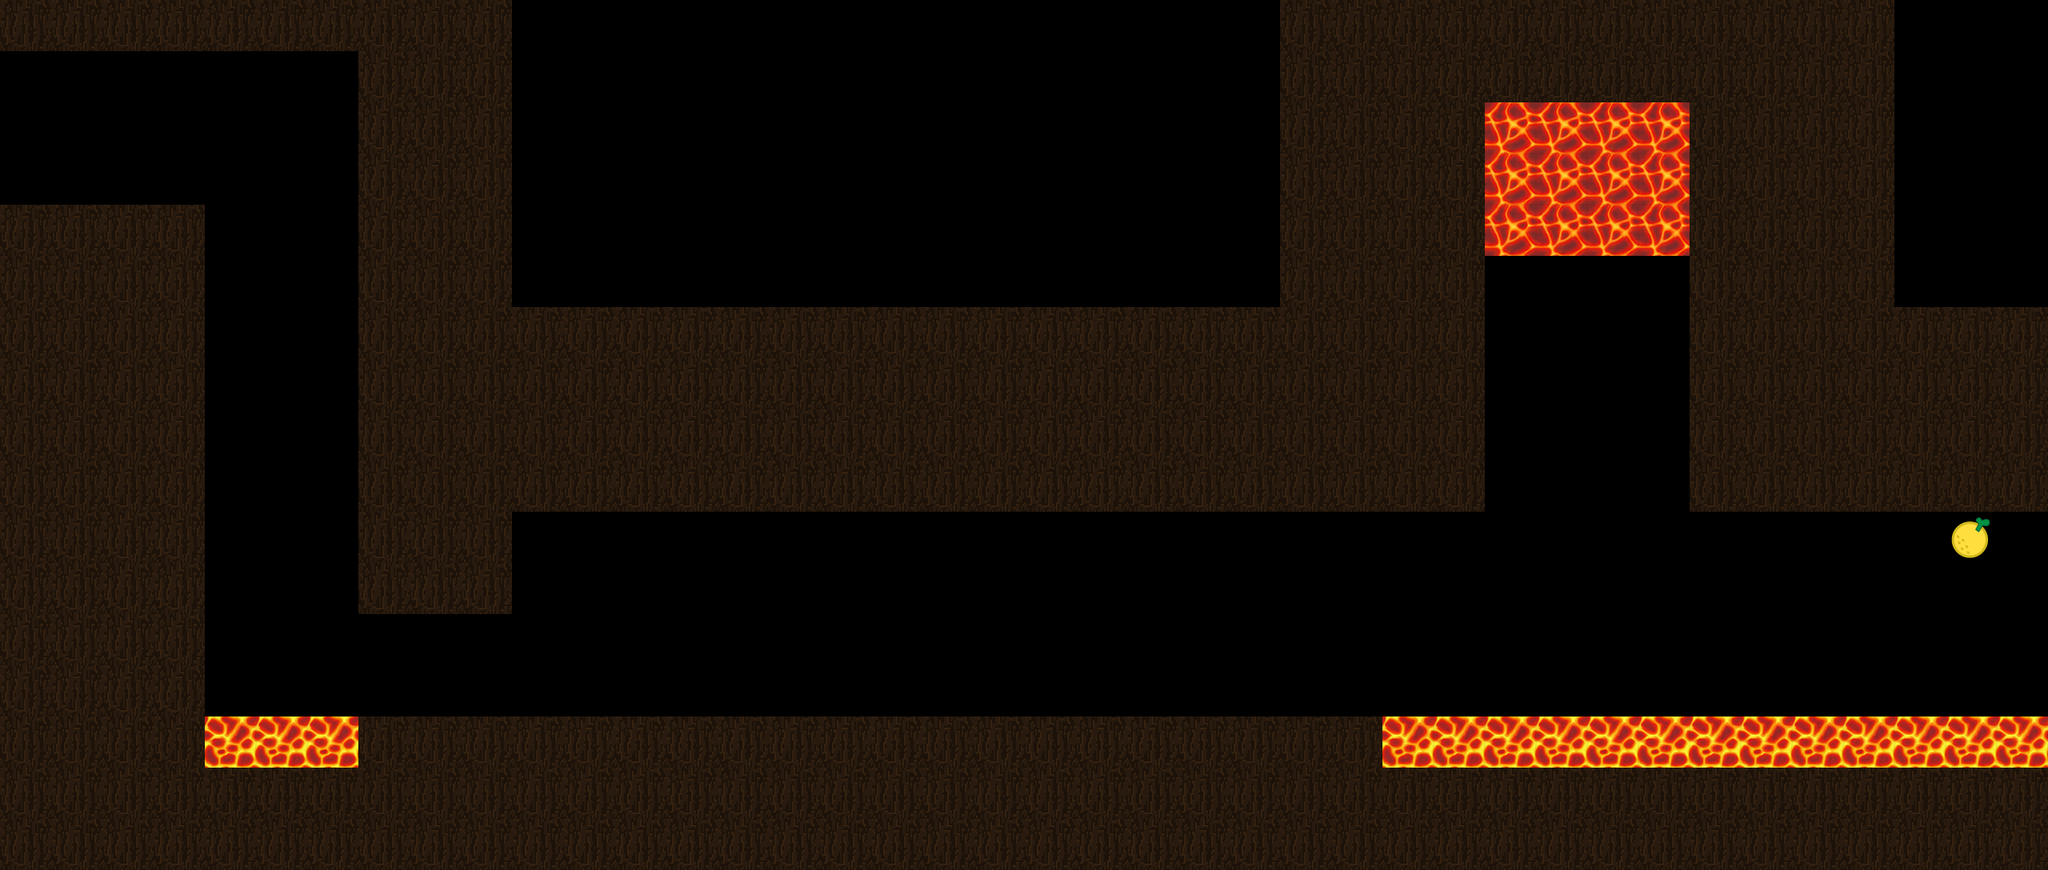

A level layout from a 2D game, rendered from its tile map. Below: a short description, then the map file with tile-grid data replaced by summaries:
An orthogonal 40x17 tile map with 64x64 px tiles, 2 tile layers (map, background), 3 tilesets and 25 objects (6x platform, 3x box, start, end, powerup).

<map version="1.0.0" orientation="orthogonal" renderorder="right-down" width="40" height="17" tilewidth="64" tileheight="64" nextobjectid="34">
 <tileset firstgid="1" name="Tiles_64x64" tilewidth="64" tileheight="64" tilecount="64" columns="8">
  <image source="../tilesets/Tiles_64x64.png" width="512" height="512" />
 </tileset>
 <tileset firstgid="65" name="endTile" tilewidth="64" tileheight="64" tilecount="1" columns="1">
  <image source="../tilesets/endTile.png" width="65" height="65" />
 </tileset>
 <tileset firstgid="66" name="lava-tylesheet" tilewidth="64" tileheight="64" tilecount="2" columns="2">
  <image source="../tilesets/lava-tylesheet.png" width="128" height="64" />
 </tileset>
 <layer name="map" width="40" height="17">
  <data>[680 cells, 376 non-empty, 4 distinct tile ids]</data>
 </layer>
 <layer name="background" width="40" height="17">
  <data>[680 cells, 0 non-empty, 0 distinct tile ids]</data>
 </layer>
 <objectgroup name="ground">
  <object id="3" x="0" y="256" width="256" height="64" />
  <object id="4" x="192" y="320" width="64" height="640" />
  <object id="6" x="448" y="896" width="1280" height="64" />
  <object id="7" x="448" y="0" width="192" height="768" />
  <object id="8" x="640" y="576" width="1216" height="64" />
  <object id="10" x="1792" y="320" width="64" height="256" />
  <object id="11" x="2112" y="320" width="64" height="320" />
  <object id="12" x="2176" y="576" width="384" height="64" />
  <object id="18" x="0" y="0" width="448" height="64" />
  <object id="25" x="256" y="960" width="192" height="64" />
 </objectgroup>
 <objectgroup name="water">
  <object id="13" x="256" y="896" width="192" height="64" />
  <object id="14" x="1856" y="128" width="256" height="192" />
  <object id="16" x="1728" y="896" width="832" height="64" />
 </objectgroup>
 <objectgroup name="positions">
  <object id="1" name="start" x="19.5152" y="186.182" width="64" height="64" />
  <object id="2" name="end" x="2428.61" y="637.697" width="64" height="64" />
 </objectgroup>
 <objectgroup name="objects">
  <object id="19" type="box" x="216.485" y="186.182" width="64" height="64" />
  <object id="20" type="box" x="216.485" y="119.515" width="64" height="64" />
  <object id="21" type="box" x="119.515" y="189.212" width="64" height="64" />
  <object id="27" type="platform" x="869.545" y="812.364" width="85.1514" height="48">
   <properties>
    <property name="pivoted" type="bool" value="true" />
   </properties>
  </object>
  <object id="28" type="platform" x="872.575" y="688.121" width="82.1211" height="48">
   <properties>
    <property name="pivoted" type="bool" value="true" />
   </properties>
  </object>
  <object id="29" type="platform" x="1193.79" y="769.939" width="51.8182" height="96.4845">
   <properties>
    <property name="pivoted" type="bool" value="true" />
   </properties>
  </object>
  <object id="30" type="platform" x="1231.67" y="677.515" width="91.2121" height="51.0299">
   <properties>
    <property name="pivoted" type="bool" value="true" />
   </properties>
  </object>
  <object id="31" type="platform" x="1290.76" y="795.697" width="45.7572" height="75.2723">
   <properties>
    <property name="pivoted" type="bool" value="true" />
   </properties>
  </object>
  <object id="32" type="powerup" x="1606.86" y="785.121" width="59" height="54">
   <properties>
    <property name="class" value="gravity" />
   </properties>
  </object>
  <object id="33" type="platform" x="1946.82" y="577.515" width="66.9697" height="151.03">
   <properties>
    <property name="pivoted" type="bool" value="true" />
   </properties>
  </object>
 </objectgroup>
</map>
